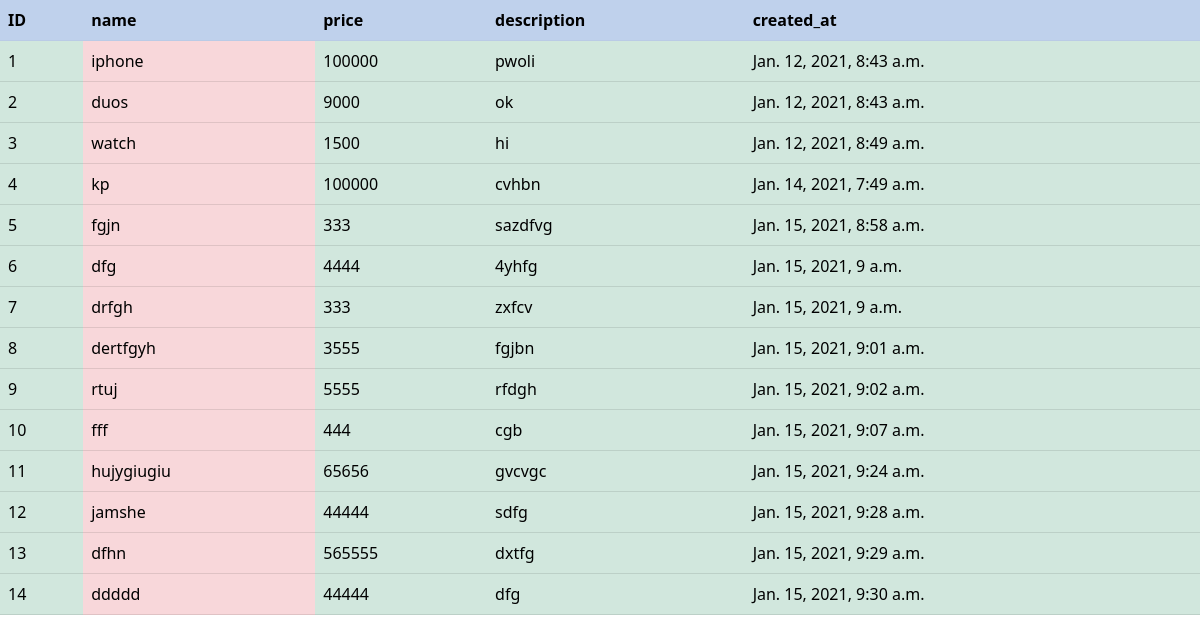
Page /main/table/ on the committed database.
### main/models.py (models this page shows, shortened)
class ProductModel(models.Model):
    name=models.CharField(max_length=60,unique=True,null=False,blank=False)
    price=models.IntegerField()
    description=models.TextField(null=False)
    created_at=models.DateTimeField(auto_now_add=True)
    modified_at=models.DateTimeField(auto_now=True)
    class Meta:
        db_table='product_Table'

### main/views.py (the view)
# urls.py: path('table/',views.table),
def table(request):
    p=ProductModel.objects.all()
    context={
        'p':p
    }
    return render(request,'table.html',context)

### main/templates/table.html (shortened to what this page needs)
<!DOCTYPE html>
<html lang="en">
<head>
<link href="https://cdn.jsdelivr.net/npm/bootstrap@5.0.0-beta1/dist/css/bootstrap.min.css" rel="stylesheet">
</head>
<body>
    <table class="table table-hover">
       <tr class="table-primary">
        <th>ID</th>
        <th>name</th>
        <th>price</th>
        <th>description</th>
        <th>created_at</th>
       </tr >
        {% for i in p %}
       <tr class="table-success">
           <td>{{ i.id }}</td>
           <td class="table-danger">{{ i.name }}</td>
           <td>{{ i.price }}</td>
           <td>{{ i.description }}</td>
           <td>{{ i.created_at }}</td>
       </tr>
        {% endfor %}
    </table>
</body>
</html>

### rows in the picture
ProductModel: id "1", name "iphone", price "100000", description "pwoli", created_at "Jan. 12, 2021, 8:43 a.m."
ProductModel: id "2", name "duos", price "9000", description "ok", created_at "Jan. 12, 2021, 8:43 a.m."
ProductModel: id "3", name "watch", price "1500", description "hi", created_at "Jan. 12, 2021, 8:49 a.m."
ProductModel: id "4", name "kp", price "100000", description "cvhbn", created_at "Jan. 14, 2021, 7:49 a.m."
ProductModel: id "5", name "fgjn", price "333", description "sazdfvg", created_at "Jan. 15, 2021, 8:58 a.m."
ProductModel: id "6", name "dfg", price "4444", description "4yhfg", created_at "Jan. 15, 2021, 9 a.m."
ProductModel: id "7", name "drfgh", price "333", description "zxfcv", created_at "Jan. 15, 2021, 9 a.m."
ProductModel: id "8", name "dertfgyh", price "3555", description "fgjbn", created_at "Jan. 15, 2021, 9:01 a.m."
ProductModel: id "9", name "rtuj", price "5555", description "rfdgh", created_at "Jan. 15, 2021, 9:02 a.m."
ProductModel: id "10", name "fff", price "444", description "cgb", created_at "Jan. 15, 2021, 9:07 a.m."
ProductModel: id "11", name "hujygiugiu", price "65656", description "gvcvgc", created_at "Jan. 15, 2021, 9:24 a.m."
ProductModel: id "12", name "jamshe", price "44444", description "sdfg", created_at "Jan. 15, 2021, 9:28 a.m."
ProductModel: id "13", name "dfhn", price "565555", description "dxtfg", created_at "Jan. 15, 2021, 9:29 a.m."
ProductModel: id "14", name "ddddd", price "44444", description "dfg", created_at "Jan. 15, 2021, 9:30 a.m."
